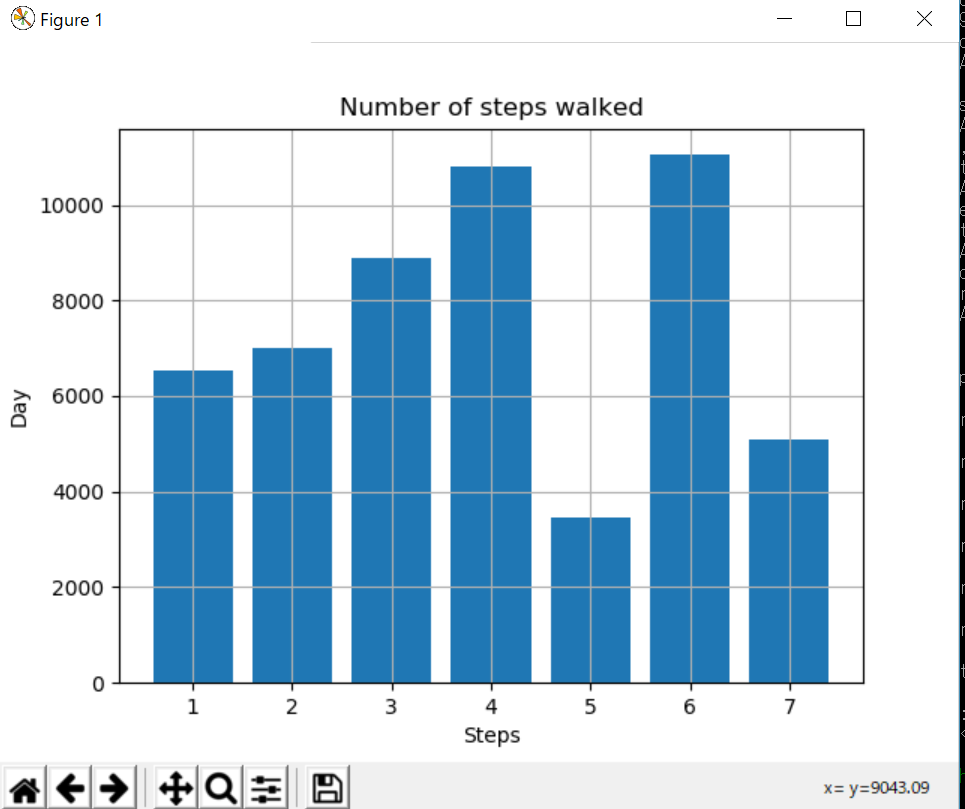

Generate this figure with Python:
import matplotlib.pyplot as plt

steps=[6543,7000,8900,10789,3467,11045,5095]
labels=[1,2,3,4,5,6,7]
num_bars=len(steps)
positions=range(1,num_bars+1)
plt.bar(positions,steps,align='center')

plt.xticks(positions,labels)
plt.xlabel('Steps')
plt.ylabel('Day')
plt.title('Number of steps walked')

plt.grid()
plt.show()
